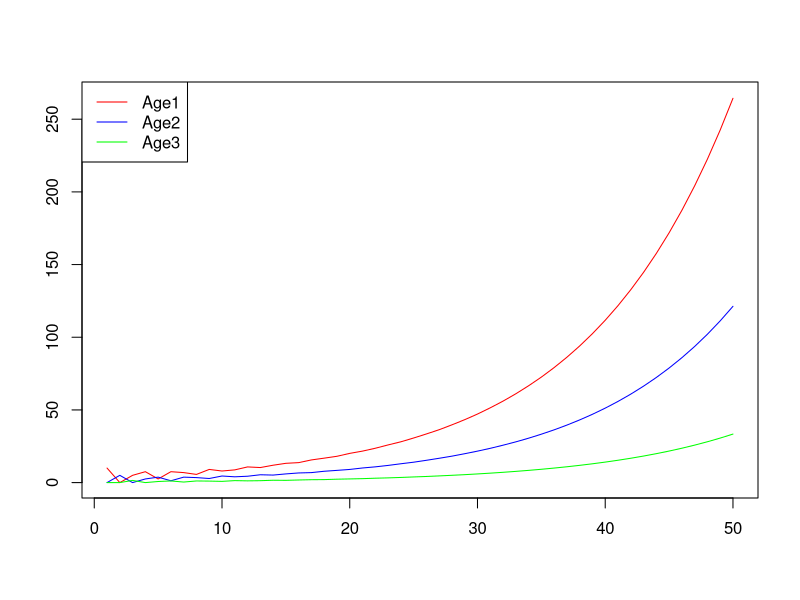
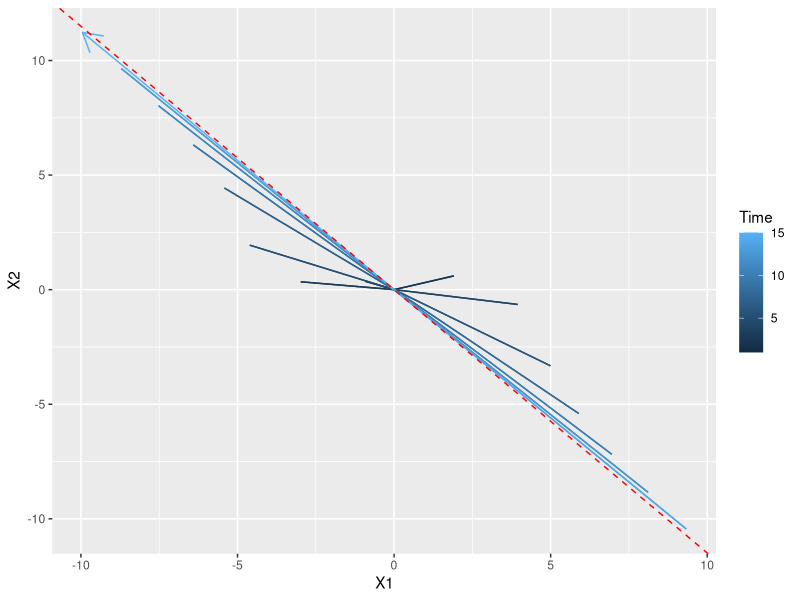

Write the R code that produced these figures, in order.
# week 5

### Leslie matrix and initial age classes
leslie <- matrix(data = c(0, 1, 5,
                               0.5, 0, 0,
                               0, 0.3, 0),
                      nrow = 3,
                      ncol = 3,
                      byrow = T)

N0 <- c(10, 0, 0)

### for loop and matrix algebra
time <- 50
pop_size <- data.frame(Age1 = 0,
                       Age2 = 0,
                       Age3 = 0)
pop_size[1, ] <- N0

for (i in 2:time) {
  pop_size[i, ] <- leslie %*% t(pop_size[i-1, ])
}

# Total abundance
pop_size$N <- rowSums(pop_size)

head(pop_size)

plot(c(1,time), c(0,265), type = "n", ann = F)
lines(1:time , pop_size$Age1, col = "red")
lines(1:time , pop_size$Age2, col = "blue")
lines(1:time , pop_size$Age3, col = "green")
legend("topleft",
       legend = c("Age1", "Age2", "Age3"),
       col = c("red", "blue", "green"),
       lty = 1)


### Asymptotic growth rate and stable age distribution

asymptotic_growth <- pop_size$N[time]/pop_size$N[time-1]
asymptotic_growth

age_distribution <- pop_size[time, 1:3]/sum(pop_size[time, 1:3])
age_distribution

### Eigen-analysis of the Leslie matrix
EIGEN <- eigen(leslie)
EIGEN
as.numeric(EIGEN$values[1]) # dominant eigenvalue
as.numeric(EIGEN$vectors[, 1] / sum(EIGEN$vectors[, 1])) # corresponding eigenvector


##### Part 2
library(ggplot2)
set.seed(1234)
MAT <- matrix(rnorm(25), ncol = 5, nrow = 5)
abs(eigen(MAT)$values) # check only one dominant eigenvalue
eig_vec1 <- as.numeric(eigen(MAT)$vector[, 1])
v <- rnorm(5)
time <- 15

dat_v <- data.frame(matrix(ncol = 5, nrow = time))
dat_v[1, ] <- v
for(i in 2:time){
  dat_v[i, ] <- MAT %*% t(dat_v[i-1, ])
}

# Remake data for gganimate
dat <- data.frame(X1 = 0, X2 = 0, Time = 1)
for(i in 1:time){
  dat <- rbind(dat, data.frame(dat_v[i,1:2] / sqrt(sum(dat_v[i,1:2]^2)) * i, Time = i))
  dat <- rbind(dat, c(0,0, i+1))
}
dat <- dat[-nrow(dat), ]


ggplot(dat, aes(X1, X2, color = Time)) +
  geom_path(arrow = arrow(length = unit(0.55, "cm"))) +
  geom_abline(intercept = 0,
              slope = eig_vec1[2]/eig_vec1[1],
              color = "red",
              linetype = "dashed") # red dashed eigenvector

##### Part 3
leslie <- matrix(c(0    ,0   ,0    ,0    ,0    ,322.38,
                   0.966,0   ,0    ,0    ,0    ,0,
                   0.013,0.01,0.125,0    ,0    ,3.448,
                   0.007,0   ,0.125,0.238,0    ,30.17,
                   0.008,0   ,0    ,0.245,0.167,0.862,
                   0    ,0   ,0    ,0.023,0.75 ,0)
                 , ncol = 6, byrow = T)

eigen(leslie)$values # 2.32188

M = matrix(c(0, 0.966, 0.013, 0.007, 0.008, 0,
             0, 0, 0.01, 0, 0, 0,
             0, 0, 0.125, 0.125, 0, 0,
             0, 0, 0, 0.238, 0.245, 0.023,
             0, 0, 0, 0, 0.167, 0.75,
             322.28, 0, 3.448, 30.17, 0.862, 0), 6, 6)
max(abs(eigen(M)$value))

